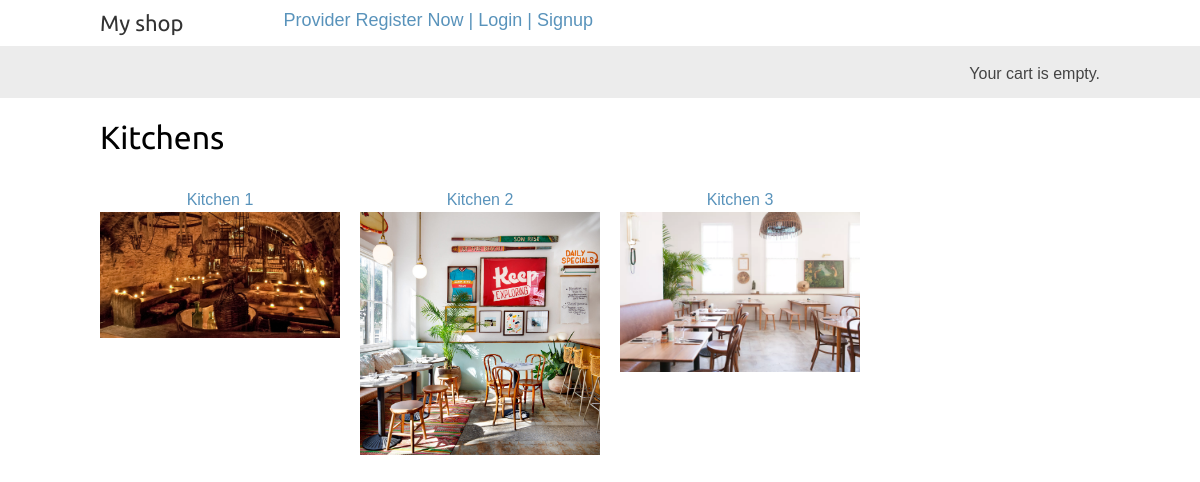
/home/user/, run on an earlier commit of the app's database.
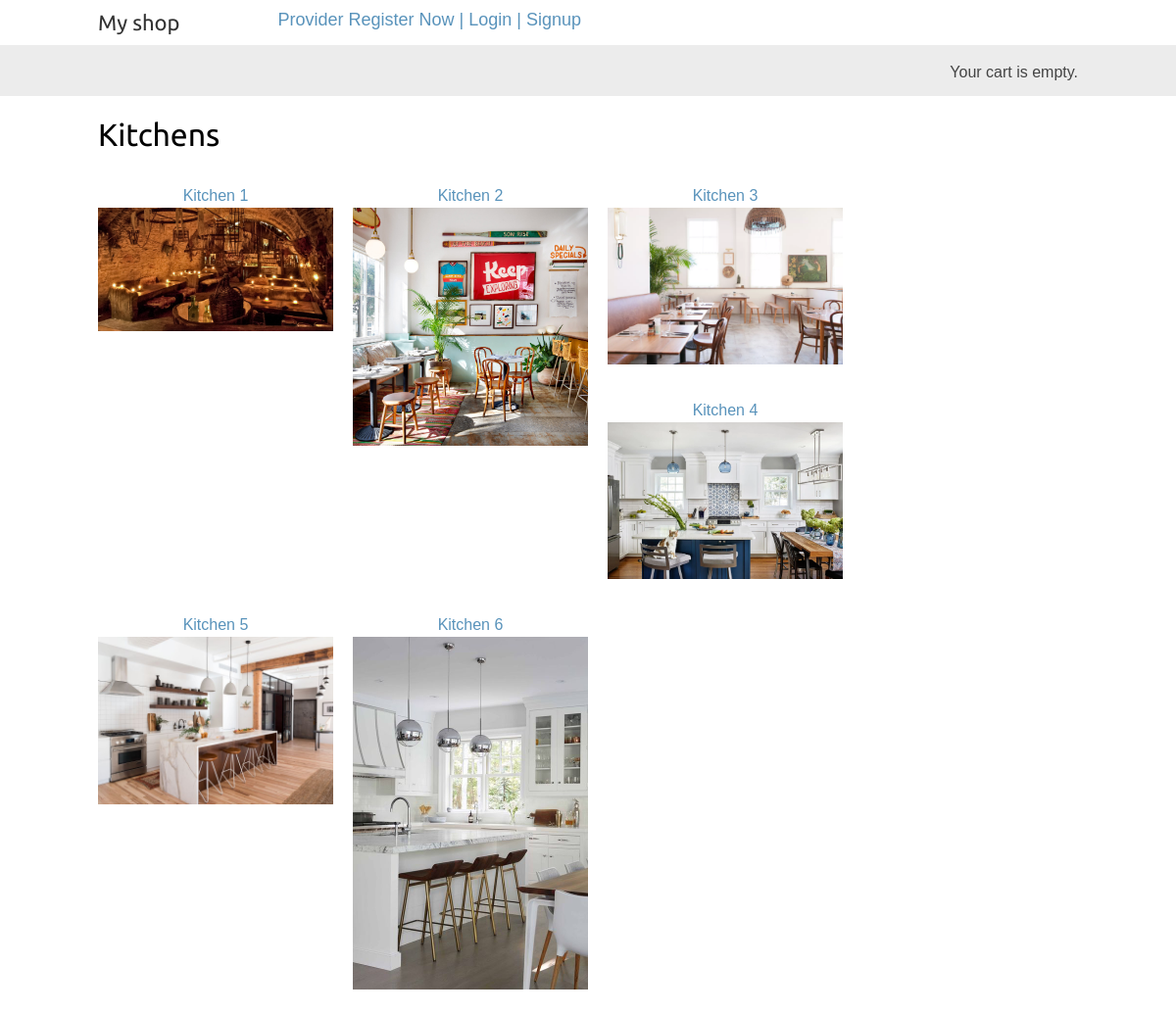
And on a later commit of the database.
### serviceProviderApp/models.py (models this page shows, shortened)
class Kitchen2Register(models.Model):
    name = models.CharField(max_length=200, db_index=True)
    email=models.CharField(max_length=50)
    image = models.ImageField(upload_to='kitchens/', blank=True)
    description = models.TextField(blank=True)
    menu = models.ManyToManyField(menuItem)
    TIMES_TO_WORK = [
        ('Tm1','8:00'),
        ('Tm2','8:30'),
        ('Tm3','9:00'),
        ('Tm4','9:30'),
        ('Tm5','10:00'),
        ('Tm6', '10:30'),
        ('Tm7', '11:00'),
        ('Tm8', '11:30'),
        ('Tm9', '12:00'),
        ('Tm10', '12:30'),
        ('Tm11', '13:00'),
        ('Tm12', '13:30'),
        ('Tm13', '14:00'),
        ('Tm14', '14:30'),
        ('Tm15', '15:00'),
        ('Tm16', '15:30'),
        ('Tm17', '16:00'),
        ('Tm18', '16:30'),
        ('Tm19', '17:00'),
    ]
    monday = models.BooleanField(default=False)
    mondayStartTime = models.CharField(max_length=4,choices=TIMES_TO_WORK,default='Tm1',)
    mondayEndTime = models.CharField(max_length=4, choices=TIMES_TO_WORK, default='Tm19', )
    tuesday=models.BooleanField(default=False)
    tuesdayStartTime = models.CharField(max_length=4, choices=TIMES_TO_WORK, default='Tm1', )
    tuesdayEndTime = models.CharField(max_length=4, choices=TIMES_TO_WORK, default='Tm19', )
    wednesday = models.BooleanField(default=False)
    wednesdayStartTime = models.CharField(max_length=4, choices=TIMES_TO_WORK, default='Tm1', )
    wednesdayEndTime = models.CharField(max_length=4, choices=TIMES_TO_WORK, default='Tm19', )
    thursday = models.BooleanField(default=False)
    thursdayStartTime = models.CharField(max_length=4, choices=TIMES_TO_WORK, default='Tm1', )
    thursdayEndTime = models.CharField(max_length=4, choices=TIMES_TO_WORK, default='Tm19', )
    friday = models.BooleanField(default=False)
    fridayStartTime = models.CharField(max_length=4, choices=TIMES_TO_WORK, default='Tm1', )
    fridayEndTime = models.CharField(max_length=4, choices=TIMES_TO_WORK, default='Tm19', )
    saturday = models.BooleanField(default=False)
    saturdayStartTime = models.CharField(max_length=4, choices=TIMES_TO_WORK, default='Tm1', )
    saturdayEndTime = models.CharField(max_length=4, choices=TIMES_TO_WORK, default='Tm19', )
    sunday = models.BooleanField(default=False)
    sundayStartTime = models.CharField(max_length=4, choices=TIMES_TO_WORK, default='Tm1', )
    sundayEndTime = models.CharField(max_length=4, choices=TIMES_TO_WORK, default='Tm19', )
    def get_absolute_url(self):
        return reverse('userModule:kitchen_detail', args=[self.id])

### userModule/views.py (the view)
def kitchen_list(request):
    k = Kitchen2Register.objects.all() #filter(available=True)
    return render(request, 'userModule/kitchen_list.html',{'kitchens':k})

### userModule/templates/userModule/kitchen_list.html (shortened to what this page needs)
{% extends "myApp/base.html" %}
{% load static %}
{% block content %}
    <div id="main" class="product-list">
        <h1>Kitchens</h1>
        {% for k in kitchens %}
            <div class="item">
                <a href="{{ k.get_absolute_url }}">{{ k.name }}</a><br>
                <div class="img">
                    <a href="{{ k.get_absolute_url }}">
                        <img src="{% if k.image %}{{ k.image.url }}{% else %}{% static "img/no_image.png" %}{% endif %}">
                    </a>
                </div>
            </div>
        {% endfor %}
    </div>
{% endblock %}

### myApp/templates/myApp/base.html (shortened to what this page needs)
{% load static %}
<!DOCTYPE html>
<html>
<head>
    <link href="{% static "css/base.css" %}" rel="stylesheet">
</head>
<body>
    <div id="header">
        <a href="/" class="logo">My shop</a>
        <a href="{% url 'serviceProviderApp:providersignup' %}" class="serviceProvider">Provider Register Now | </a>
        {% if user.is_authenticated %}
            <a href="{% url 'userModule:logout' %}">Logout | </a>
            <a href="/">View Posts | </a>
            You Are Logged in As: {{ user.username }}
        {% else %}
            <a href="{% url 'userModule:login' %}">Login | </a>
            <a href="{% url 'userModule:signup' %}">Signup</a>
        {% endif %}
    </div>
    <div id="subheader">
        <div class="cart">
            {% with total_items=cart|length %}
                {% if cart|length > 0 %}
                    Your cart:
                    <a href="{% url "cart:cart_detail" %}">
                        {{ total_items }} item{{ total_items|pluralize }}, ${{ cart.get_total_price }}
                    </a>
                {% else %}
                    Your cart is empty.
                {% endif %}
            {% endwith %}
        </div>
    </div>
    <div id="content">
        {% block content %}
        {% endblock %}
    </div>
</body>
</html>

### userModule/static/css/base.css (style rules this page uses)
body { margin:0; padding:0; font-family:helvetica, sans-serif; }
h1, h2, h3, h4, h5 , h6 { font-family: 'Ubuntu', sans-serif; font-weight:normal; }
a { text-decoration:none; color:#5993bb; }
#header { padding:10px 100px; font-size:18px; overflow:auto; }
#subheader { background:#ececec; color:#444; padding:15px 100px; overflow:auto; }
#header .logo { font-family: 'Ubuntu', sans-serif; float:left; color:#333; font-size:22px; margin-right:10%; }
#subheader .cart { float:right; padding-top:4px; }
#content { padding:0 100px; overflow:hidden; }
#main { float:left; width: 96%; margin-right:-220px; overflow:hidden; }
.product-list .item { width:25%; padding:10px 20px 10px 0; float:left; text-align:center; line-height:1.5; }
.product-list .item img { width:100%; margin-bottom:8px; }

What changed in the data, as far as the page shows it:
added Kitchen2Register: name "Kitchen 4", image (picture)
added Kitchen2Register: name "Kitchen 5", image (picture)
added Kitchen2Register: name "Kitchen 6", image (picture)
